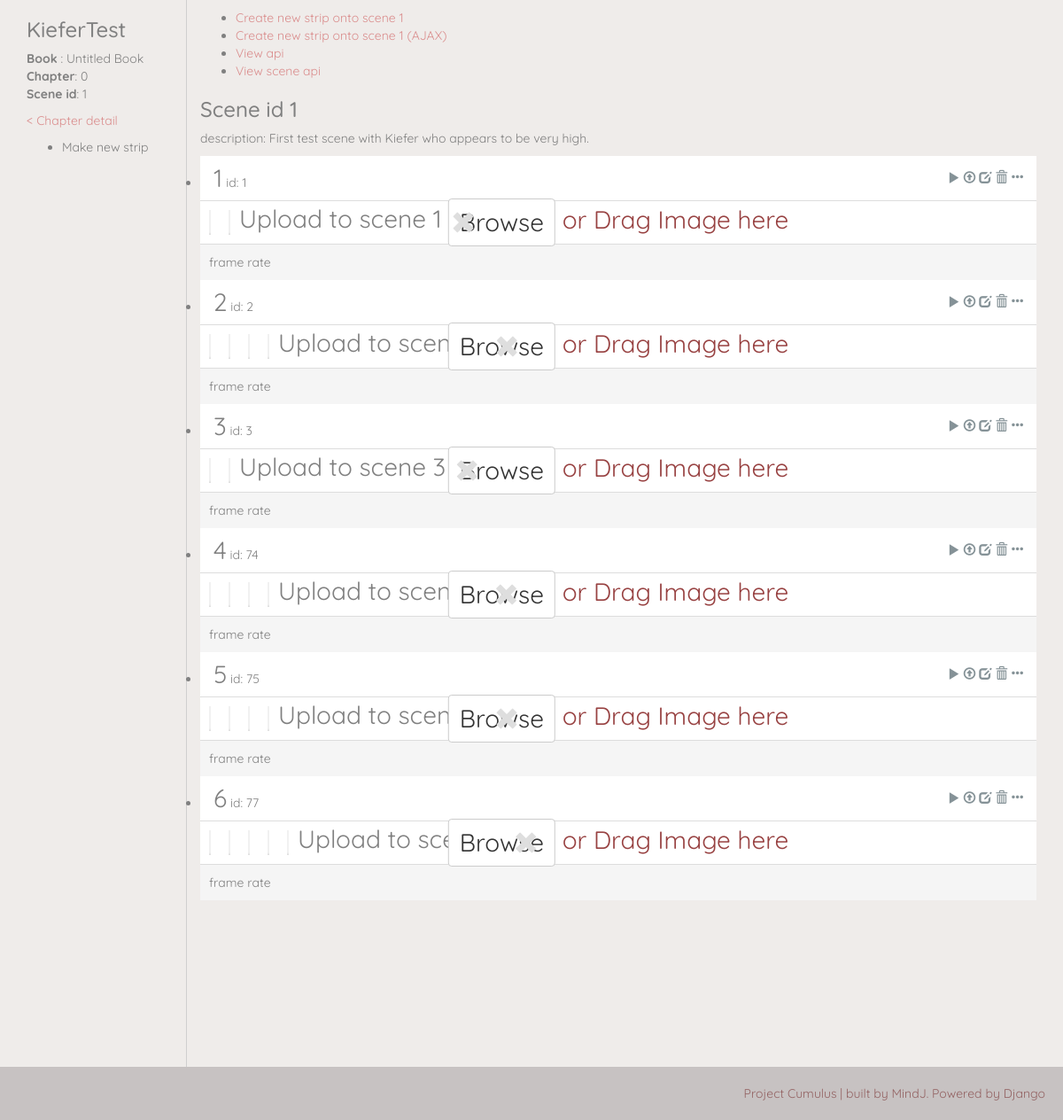
The page /flipbooks/scene/legacy/1/ on the database its author committed.
### flipbooks/models.py (models this page shows, shortened)
class Scene(models.Model):
    order = models.IntegerField(default="0")
    children_li = models.TextField(max_length=200, blank=True, default="")
    name = models.CharField(max_length=50, blank=True, default="")
    description = models.TextField(max_length=100, blank=True, default="")
    chapter = models.ForeignKey(Chapter, on_delete=models.CASCADE, default=0)
    date_created = models.DateTimeField(auto_now_add=True)
    date_modified = models.DateTimeField(auto_now=True)
    def __str__(self):
        return "Scene #{} [order: {}, name: {} ]".format(self.pk, self.order, self.name)

class Chapter(models.Model):
    number = models.IntegerField(default="0")
    title = models.CharField(max_length=50, blank=True, default="Untitled")
    book = models.ForeignKey(Book, on_delete=models.CASCADE)
    date_created = models.DateTimeField(auto_now_add=True)
    date_modified = models.DateTimeField(auto_now=True)

class Book(models.Model):
    title = models.CharField(max_length=50, blank=True, default="Untitled Book")
    date_created = models.DateTimeField(auto_now_add=True)
    date_modified = models.DateTimeField(auto_now=True)

class Strip(models.Model):
    order = models.IntegerField(default="-1")
    children_li = models.TextField(max_length=500, null=True, blank=True, default="")
    children_index = models.TextField(max_length=500, null=True, blank=True, default="") #currently not used
    description = models.TextField(max_length=100, blank=True, default="")
    dimension = models.CharField(max_length=9, blank=True, default="")
    scene = models.ForeignKey(Scene, on_delete=models.CASCADE)
    date_created = models.DateTimeField(auto_now_add=True)
    date_modified = models.DateTimeField(auto_now=True)
    def __str__(self):
        return "id #{} [in Sn_{}, order:{}]".format(self.id, self.scene.order, self.order)

### flipbooks/views.py (the view)
# urls.py: re_path(r'^scene/legacy/(?P<pk>\d+)/$', views.SceneDetailView.as_view(), name='scene-detail-legacy'),
class SceneDetailView(generic.DetailView):
    model = Scene
    queryset = Scene.objects.all()
    def get_context_data(self, *args, **kwargs):
        context = super(SceneDetailView, self).get_context_data(*args, **kwargs)
        strip_create_form = forms.StripCreateForm(initial={'scene': self.kwargs['pk']})
        strip_create_form.fields['scene'].widget.attrs['invisible'] = True #hiding by css
        strip_create_form.fields['scene'].label = ''
        strip_create_form.fields['description'].widget.attrs['invisible'] = True #hiding by css
        strip_create_form.fields['description'].label = ''
        context["strip_create_form"] = strip_create_form
        context['strip_create_url'] = reverse_lazy("flipbooks:strip-create", kwargs={'scene_pk':self.kwargs['pk'] })
        frame_create_form = forms.FrameCreateForm({"scene_pk": self.kwargs['pk']})
        frame_create_form.fields['strip'].widget.attrs['invisible'] = True #hiding by css
        context['frame_create_form'] = frame_create_form
        return context

### flipbooks/helpermodule/helpers.py (called while the page is built)
def is_valid_children_li(cli):
    if isinstance(cli, str) or isinstance(cli, str): # is it a string?
        cli = cli.split(",")
    elif isinstance(cli, list): # is it a list?
        pass
    else:
        return False
    cli = ''.join(cli)
    cli = cli.replace(" ","")
    if cli == '' : return False
    return True

### flipbooks/templatetags/flipbooks_custom_tags.py (called while the page is built)
@register.filter(name='map_queryset')
def map_queryset(qs, ref_ids):
    print("------ref_id recieved-------")
    print(ref_ids)
    if helpers.is_valid_children_li(ref_ids):
        ref_ids = ref_ids.split(",")
        ref_ids = [int(stringy_id) for stringy_id in ref_ids]
    else: return qs
    qs = list(qs)
    qs.sort(key=lambda frame: ref_ids.index(frame.id) if frame.id in ref_ids else -1)
    return qs

@register.filter(name='is_displayable')
def is_displayable(obj, validation_type=''):
    if validation_type=='':
        return False
    elif validation_type=='frame':
        frame = obj
        return not((frame is None) or (frame.frame_image is None) or (str(frame.frame_image) is ""))

### proj_cumulus/templates/flipbooks/scene_detail.html (shortened to what this page needs)
{% extends "layout_columned.html" %}
{% load thumbnail %}
{% load flipbooks_custom_tags %}
{% block left_column %}
    <h3>{{object.name}}</h3>
    <p>
        <b>Book</b> : {{object.chapter.book.title}}
        <b>Chapter</b>: {{object.chapter.number}}
        <b>Scene id</b>: {{object.id}}
    </p>
    <p>
        <a href="{% url 'flipbooks:chapter-detail' book_pk=object.chapter.book.id chapter_number=object.chapter.number %}">< Chapter detail</a>
    </p>
    <p>
        <ul>
            <li>Make new strip</li>
        </ul>
    </p>
{% endblock %}
{% block right_column %}
    <div>
        <ul class="list inline">
            <li><a href="{% url 'flipbooks:strip-create' scene_pk=object.id %}">Create new strip onto scene {{object.id}}</a></li>
            <li><a href="#">Create new strip onto scene {{object.id}} (AJAX)</a></li>
            <li><a href="{% url 'flipbooks-api:list' %}">View api</a></li>
            <li><a href="{% url 'flipbooks-api:detail-scene' pk=object.id%}">View scene api</a></li>
        </ul>
    </div>
    <h3>Scene id {{object.id}}</h3>
    <p>description: {{object.description}}</p>
    <ul class="list_strips">
        {% for strip in object.strip_set.all|map_queryset:object.children_li %}
            <li class="flex_list" stripid="{{strip.id}}">
                <div class="strip_flex_toolbar">
                    <div class="header">
                        <span class="bigtext-2">{{forloop.counter}}</span>
                        <span>id: {{strip.id}}</span>
                    </div>
                    <div class="tools">
                        <a class="strip_preview glyphicon glyphicon-play" aria-hidden="true"></a>
                        <a class="strip_upload glyphicon glyphicon-upload" aria-hidden="true"></a>
                        <a class="strip_edit glyphicon glyphicon-edit" aria-hidden="true"></a>
                        <a class="strip_delete glyphicon glyphicon-trash" aria-hidden="true"></a>
                        <a class="strip_options glyphicon glyphicon-option-horizontal" aria-hidden="true"></a>
                    </div>
                </div>
                <div class="strip_flex_container" stripid="{{strip.id}}">
                    {% for frame in strip.frame_set.all|map_queryset:strip.children_li %}
                        {% if frame|is_displayable:"frame" %}
                           {% include "flipbooks/partials/thumbnail_partial.html" with frame=frame %}
                        {% else %}
                            <div class="thumb placeholder2" frameid="{{frame.id}}">
                            <span>Missing Image</span>
                                <a href="" class="mini_menu edit">frame [{{frame.id}}]</a>
                            </div>
                        {% endif %}
                    {% empty %}
                        <div class="tile empty-strip ui-state-disabled">
                            <span>No frames in this strip. Upload some!</span>
                        </div>
                    {% endfor %}
                    <div class="cover drag_and_drop">
                        <span class="bigtext-2">Upload to scene {{forloop.counter}}</span>
                    </div>
                    <div class="cover file_upload">
                        <span class="bigtext-2">
                            <a href="#" class="btn btn-default frame_create_form_condensed" role="button" style="font-size:1em">Browse</a> or Drag Image here
                            </span>
                    </div>
                    <div class="cover preview">
                        <a class="close_preview glyphicon glyphicon-remove"></a>
                    </div>
                </div>
                <div class="strip_flex_editor">
                    frame rate
                </div>
            </li>
        {% empty %}
            <p>No strips could be found</p>
        {% endfor %}
    </ul>
{% endblock %}
{% block extra_js %}
    {% load static %}
{% endblock extra_js %}

### proj_cumulus/templates/flipbooks/partials/thumbnail_partial.html (shortened to what this page needs)
<div class="thumb {% if not frame %}loading{% endif %}" frameid="{% if frame %}{{frame.id}}{% endif %}">
</div>

### static-storage/css_static/main.css (style rules this page uses)
html, body { margin: 0; height: 100%; }
body { background-color: #efecea; font-family: 'Quicksand', sans-serif; color: #808080; }
a { color: #da8d8d; }
.bigtext-2 { font-size: 2em; }
.thumb { position:relative; }

### static-storage/css_static/objectCards.css (style rules this page uses)
ul.list_strips { padding: 0; counter-reset: stripNum; }
.strip_flex_container { position: relative; display:flex; flex-wrap: wrap; flex-direction: row; align-items: stretch; background-color: white; }
ul.list_strips .strip_flex_container .thumb, ul.list_strips .strip_flex_container .tile { display: flex; position: relative; align-items: center; justify-content: center; margin: 10px 10px 10px 10px; height: auto; border:1px solid #f1f1f1; border-bottom :3px solid #dddddd; }
.strip_flex_toolbar { display: flex; justify-content: space-between; align-items: center; padding: 5px 15px 5px 15px; text-align: right; background-color: white; border-bottom: 1px solid #ddd; }
.strip_flex_toolbar a { color: #859297; cursor:pointer; }
.strip_flex_editor { border-top: 1px solid #ddd; background-color: #f5f5f5; padding: 10px; }
.cover.file_upload { background-color: rgba(237, 237, 237, 0.9); color: #984242; }
.cover.file_upload span { position: absolute; top: 50%; left: 50%; transform: translate(-50%, -50%); }
.cover.preview { cursor: pointer; }
.cover.preview .close_preview { color: #dedede; font-size: 2em; float: right; margin: 10px 10px; }

### rows shown on the page
Scene: name "KieferTest", chapter.book "Untitled Book", chapter.number "0", id "1", description "First test scene with Kiefer who appears to be very high."
Strip: id "1"
Strip: id "2"
Strip: id "3"
Strip: id "74"
Strip: id "75"
Strip: id "77"
